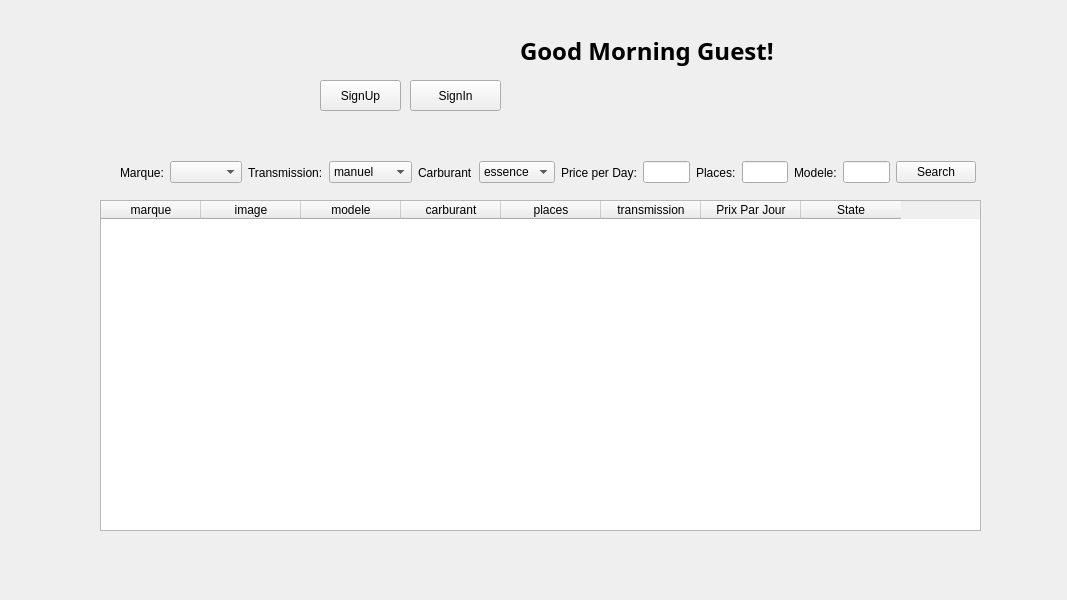
<?xml version="1.0" encoding="UTF-8"?>
<ui version="4.0">
 <class>Form</class>
 <widget class="QWidget" name="Form">
  <property name="geometry">
   <rect>
    <x>0</x>
    <y>0</y>
    <width>1067</width>
    <height>600</height>
   </rect>
  </property>
  <property name="windowTitle">
   <string>Form</string>
  </property>
  <widget class="QTableWidget" name="tableWidget">
   <property name="geometry">
    <rect>
     <x>100</x>
     <y>200</y>
     <width>881</width>
     <height>331</height>
    </rect>
   </property>
   <property name="selectionMode">
    <enum>QAbstractItemView::SingleSelection</enum>
   </property>
   <property name="selectionBehavior">
    <enum>QAbstractItemView::SelectRows</enum>
   </property>
   <attribute name="horizontalHeaderCascadingSectionResizes">
    <bool>false</bool>
   </attribute>
   <column>
    <property name="text">
     <string>marque</string>
    </property>
   </column>
   <column>
    <property name="text">
     <string>image</string>
    </property>
   </column>
   <column>
    <property name="text">
     <string>modele</string>
    </property>
   </column>
   <column>
    <property name="text">
     <string>carburant</string>
    </property>
   </column>
   <column>
    <property name="text">
     <string>places</string>
    </property>
   </column>
   <column>
    <property name="text">
     <string>transmission</string>
    </property>
   </column>
   <column>
    <property name="text">
     <string>Prix Par Jour</string>
    </property>
   </column>
   <column>
    <property name="text">
     <string>State</string>
    </property>
   </column>
  </widget>
  <widget class="QPushButton" name="loginbutton">
   <property name="geometry">
    <rect>
     <x>410</x>
     <y>80</y>
     <width>91</width>
     <height>31</height>
    </rect>
   </property>
   <property name="text">
    <string>SignIn</string>
   </property>
  </widget>
  <widget class="QLabel" name="label">
   <property name="geometry">
    <rect>
     <x>520</x>
     <y>30</y>
     <width>311</width>
     <height>41</height>
    </rect>
   </property>
   <property name="font">
    <font>
     <family>Segoe UI Variable Display Semib</family>
     <pointsize>18</pointsize>
     <weight>75</weight>
     <bold>true</bold>
    </font>
   </property>
   <property name="text">
    <string>Good Morning Guest!</string>
   </property>
  </widget>
  <widget class="QPushButton" name="pushButton_2">
   <property name="geometry">
    <rect>
     <x>320</x>
     <y>80</y>
     <width>81</width>
     <height>31</height>
    </rect>
   </property>
   <property name="text">
    <string>SignUp</string>
   </property>
  </widget>
  <widget class="QWidget" name="layoutWidget">
   <property name="geometry">
    <rect>
     <x>120</x>
     <y>160</y>
     <width>856</width>
     <height>25</height>
    </rect>
   </property>
   <layout class="QHBoxLayout" name="horizontalLayout">
    <item>
     <widget class="QLabel" name="label_2">
      <property name="text">
       <string>Marque:</string>
      </property>
     </widget>
    </item>
    <item>
     <widget class="QComboBox" name="comboBox"/>
    </item>
    <item>
     <widget class="QLabel" name="label_3">
      <property name="text">
       <string>Transmission:</string>
      </property>
     </widget>
    </item>
    <item>
     <widget class="QComboBox" name="comboBox_2">
      <item>
       <property name="text">
        <string>manuel</string>
       </property>
      </item>
      <item>
       <property name="text">
        <string>automatic</string>
       </property>
      </item>
     </widget>
    </item>
    <item>
     <widget class="QLabel" name="label_4">
      <property name="text">
       <string>Carburant</string>
      </property>
     </widget>
    </item>
    <item>
     <widget class="QComboBox" name="comboBox_3">
      <item>
       <property name="text">
        <string>essence</string>
       </property>
      </item>
      <item>
       <property name="text">
        <string>gazole</string>
       </property>
      </item>
     </widget>
    </item>
    <item>
     <widget class="QLabel" name="label_5">
      <property name="text">
       <string>Price per Day:</string>
      </property>
     </widget>
    </item>
    <item>
     <widget class="QLineEdit" name="lineEdit_2"/>
    </item>
    <item>
     <widget class="QLabel" name="label_7">
      <property name="text">
       <string>Places:</string>
      </property>
     </widget>
    </item>
    <item>
     <widget class="QLineEdit" name="lineEdit_3"/>
    </item>
    <item>
     <widget class="QLabel" name="label_6">
      <property name="text">
       <string>Modele:</string>
      </property>
     </widget>
    </item>
    <item>
     <widget class="QLineEdit" name="lineEdit"/>
    </item>
    <item>
     <widget class="QPushButton" name="pushButton">
      <property name="text">
       <string>Search</string>
      </property>
     </widget>
    </item>
   </layout>
  </widget>
 </widget>
 <resources/>
 <connections/>
</ui>
